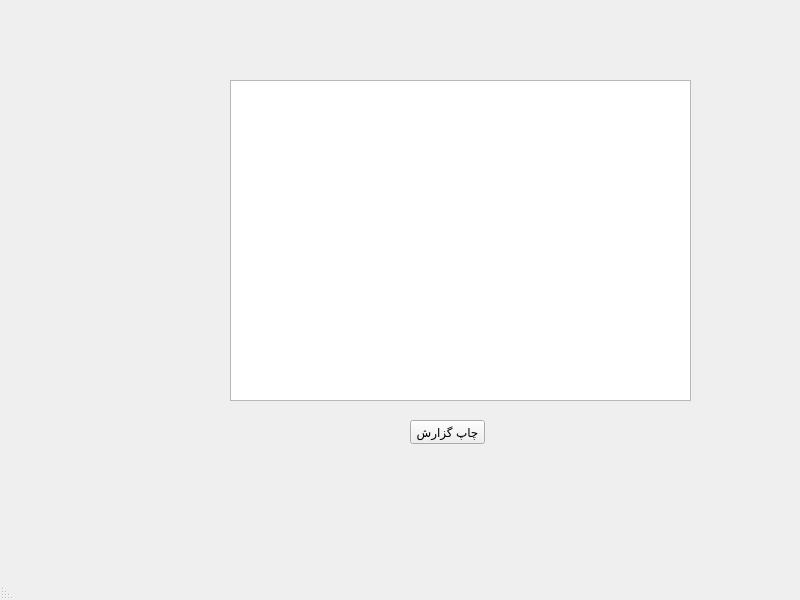
<?xml version="1.0" encoding="UTF-8"?>
<ui version="4.0">
 <class>filterresult</class>
 <widget class="QMainWindow" name="filterresult">
  <property name="geometry">
   <rect>
    <x>0</x>
    <y>0</y>
    <width>800</width>
    <height>600</height>
   </rect>
  </property>
  <property name="windowTitle">
   <string>MainWindow</string>
  </property>
  <property name="layoutDirection">
   <enum>Qt::LayoutDirection::RightToLeft</enum>
  </property>
  <widget class="QWidget" name="centralwidget">
   <widget class="QTableView" name="tableView">
    <property name="geometry">
     <rect>
      <x>230</x>
      <y>80</y>
      <width>461</width>
      <height>321</height>
     </rect>
    </property>
    <property name="layoutDirection">
     <enum>Qt::LayoutDirection::RightToLeft</enum>
    </property>
   </widget>
   <widget class="QPushButton" name="printButton">
    <property name="geometry">
     <rect>
      <x>410</x>
      <y>420</y>
      <width>75</width>
      <height>24</height>
     </rect>
    </property>
    <property name="text">
     <string>چاپ گزارش</string>
    </property>
   </widget>
  </widget>
  <widget class="QMenuBar" name="menubar">
   <property name="geometry">
    <rect>
     <x>0</x>
     <y>0</y>
     <width>800</width>
     <height>22</height>
    </rect>
   </property>
  </widget>
  <widget class="QStatusBar" name="statusbar"/>
 </widget>
 <resources/>
 <connections/>
</ui>
